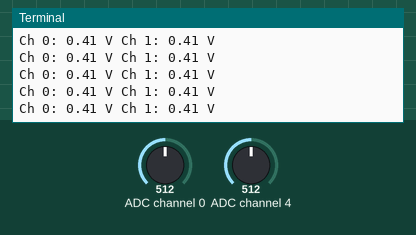
This program was run on a simulated Raspberry Pi (BCM pin numbers). Parts: the last lines printed to the terminal. Inputs (shaded band) come from the test bench; at power-on: ADC channel 0 = 512, ADC channel 4 = 512 (analog values on the 0–1023 scale).

Above: at 1.2 s.
1.3 s: ADC channel 0 set to 716
At 1.56 s:
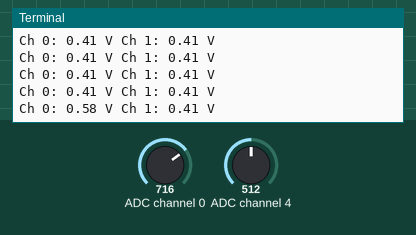
2.8 s: ADC channel 4 set to 716
At 2.96 s:
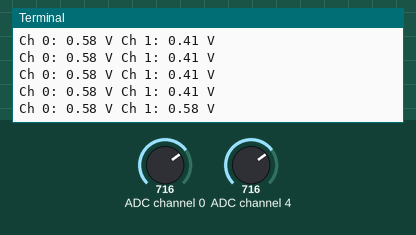
4.3 s: ADC channel 0 set to 900
At 4.36 s:
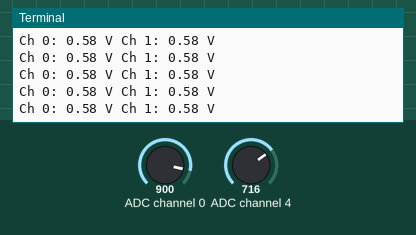
5.8 s: ADC channel 4 set to 900
At 5.97 s:
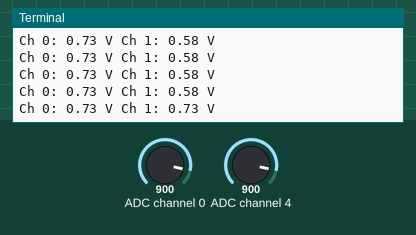
Timing chart, 0 to 8.3 s (numbered marks = the images above; inputs shaded):
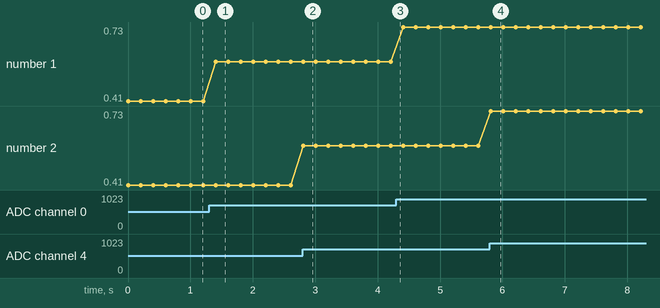

The program:

main.py
```python
import time
import spidev
import RPi.GPIO as GPIO

spi_ch = 0

# Sincroniza o circuito integrado com o raspberry em relação a frequência MHz
spi = spidev.SpiDev(0, spi_ch)
spi.max_speed_hz = 1200000

def read_adc(adc_ch, vref = 3.3):

    # Monta uma estrutura de 2 bytes para trocar infromações com o circuito integrado
    if adc_ch != 0:
        adc_ch = 1


    msg = 0b11
    msg = ((msg << 1) + adc_ch) << 5
    msg = [msg, 0b00000000]
    reply = spi.xfer2(msg)

    #   Combina dois bytes e descarta o desnecessário
    adc = 0
    for n in reply:
        adc = (adc << 8) + n

    # Last bit (0) is not part of ADC value, shift to remove it
    adc = adc >> 1

    # Calculate voltage form ADC value
    voltage = (vref * adc) / 1024

    return voltage

# Report the channel 0 and channel 1 voltages to the terminal
try:
    while True:
        adc_0 = read_adc(0)
        adc_1 = read_adc(1)
        print("Ch 0:", round(adc_0, 2), "V Ch 1:", round(adc_1, 2), "V")
        time.sleep(0.2)

finally:
    spi.close()
    GPIO.cleanup()
```

Measured:
- after the input at 1.3 s, the terminal: prints a new line after 0.10 s (image 1)
- after the input at 2.8 s, the terminal: prints a new line at once (image 2)
- after the input at 5.8 s, the terminal: prints a new line at once (image 4)
- plotted number 1: 0.41 → 0.58 after the input at 1.3 s, 0.58 → 0.73 after the input at 4.3 s
